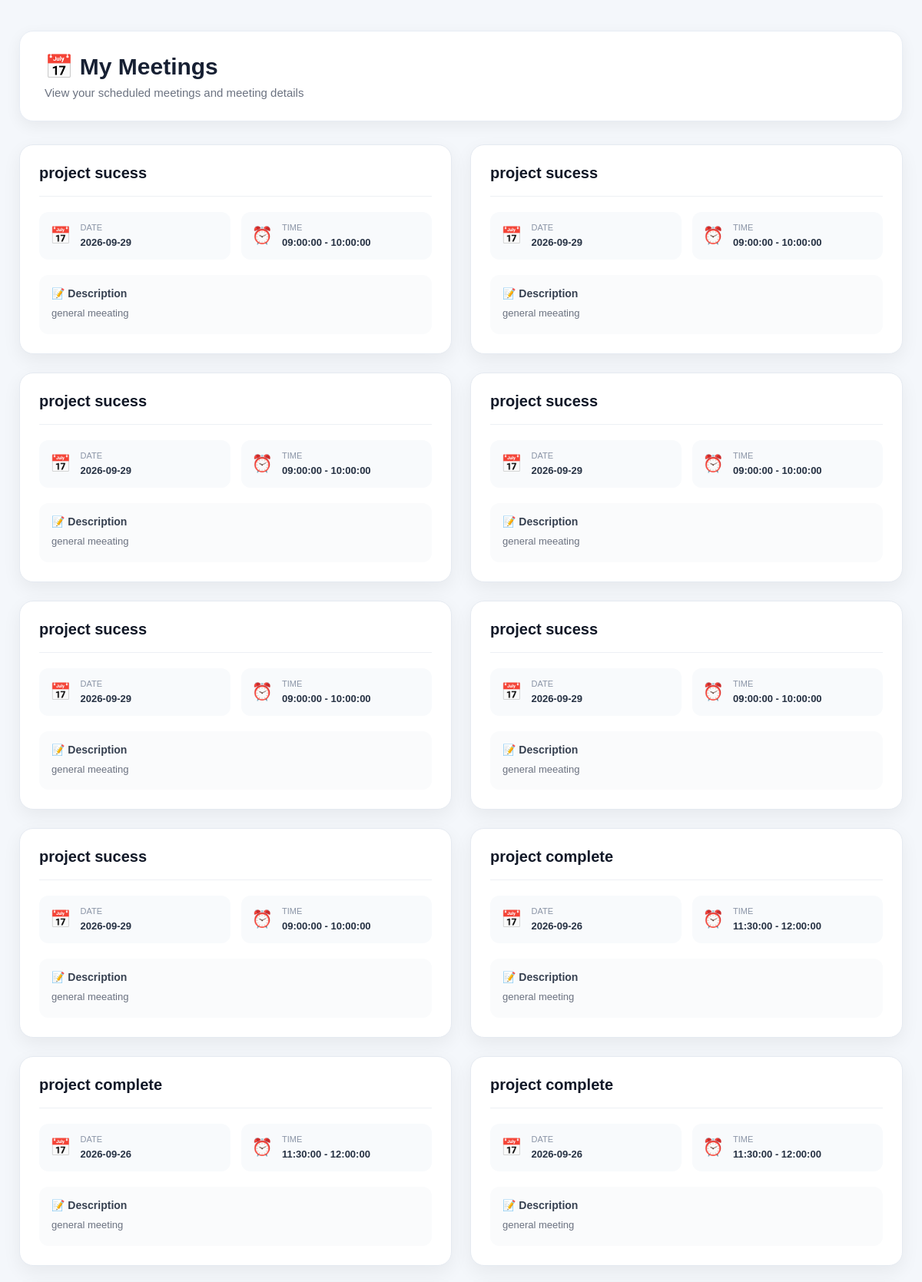
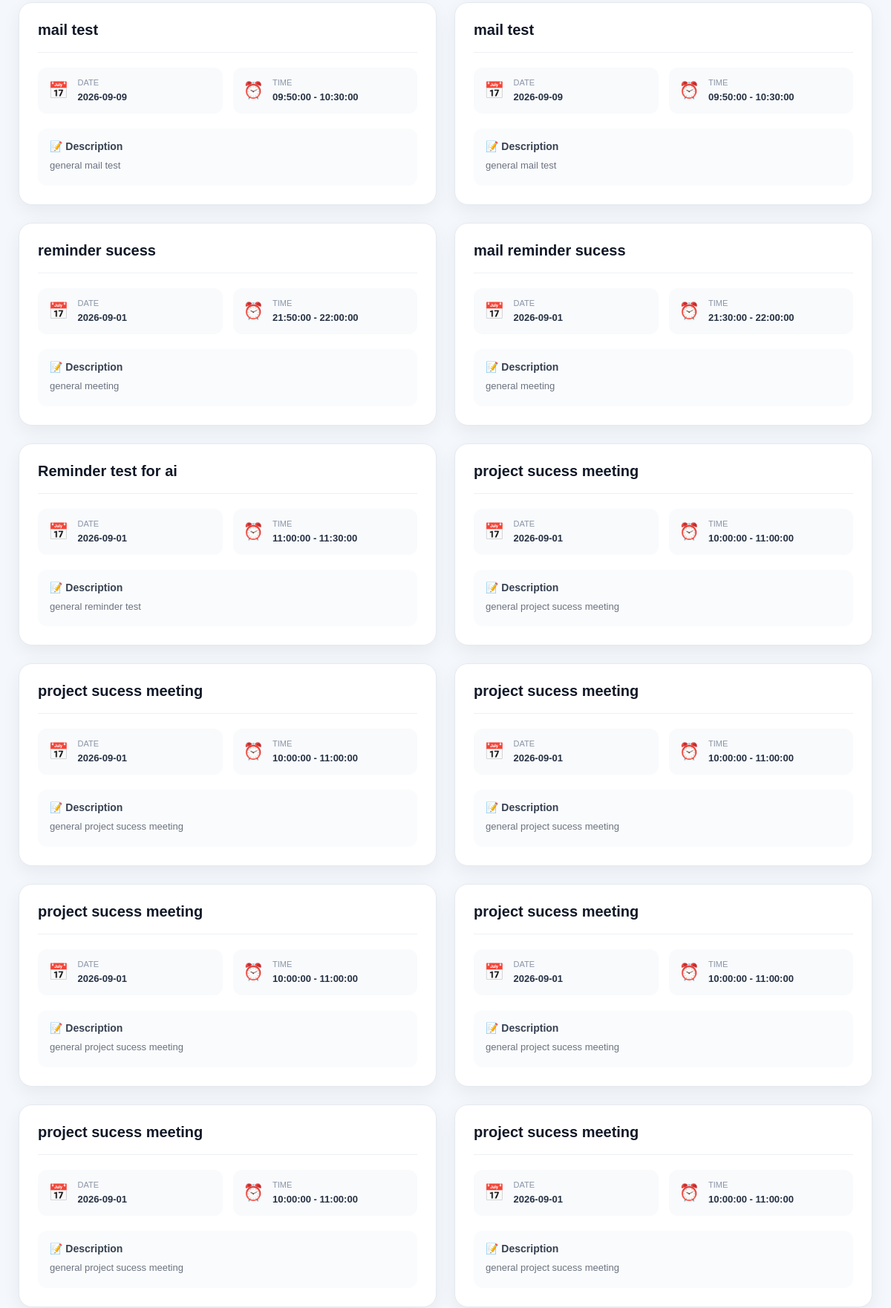
/my_meetings.php (signed in, upper part), run on the app's committed database (2 pictures, top to bottom).
### tables this page shows
CREATE TABLE `meeting_participants` (
  `id` int(11) NOT NULL AUTO_INCREMENT,
  `meeting_id` int(11) DEFAULT NULL,
  `employee_id` int(11) DEFAULT NULL,
  `status` enum('Accepted','Rejected') NOT NULL DEFAULT 'Accepted',
  `created_at` timestamp NOT NULL DEFAULT current_timestamp(),
  PRIMARY KEY (`id`)
);

CREATE TABLE `meetings` (
  `id` int(11) NOT NULL AUTO_INCREMENT,
  `title` varchar(100) DEFAULT NULL,
  `meeting_date` date DEFAULT NULL,
  `start_time` time DEFAULT NULL,
  `end_time` time DEFAULT NULL,
  `description` text DEFAULT NULL,
  PRIMARY KEY (`id`)
);

### my_meetings.php (the view, shortened to what this page needs)
<?php
include "../database/connection.php";
$employee_id = $_SESSION['employee_id'];
$query = "SELECT
meeting_participants.id AS participant_id,
meetings.title,
meetings.meeting_date,
meetings.start_time,
meetings.end_time,
meetings.description
FROM meeting_participants
INNER JOIN meetings
ON meeting_participants.meeting_id = meetings.id
WHERE meeting_participants.employee_id = '$employee_id'
ORDER BY meetings.id DESC";
$result = mysqli_query($conn, $query);
?>
<!DOCTYPE html>
<html>
<head>
</head>
<body>
<div class="page-container">
    <div class="page-header">
        <div>
            <h1>📅 My Meetings</h1>
            <p>View your scheduled meetings and meeting details</p>
        </div>
    </div>
    <div class="meeting-container">
<?php
if(mysqli_num_rows($result) > 0)
{
    while($row = mysqli_fetch_assoc($result))
    {
?>
        <div class="meeting-card">
            <div class="meeting-header">
                <h2>
                    <?php echo htmlspecialchars($row['title']); ?>
                </h2>
            </div>
            <div class="meeting-details">
                <div class="detail-item">
                    <span class="detail-icon">📅</span>
                    <div>
                        <small>Date</small>
                        <strong>
                            <?php echo htmlspecialchars($row['meeting_date']); ?>
                        </strong>
                    </div>
                </div>
                <div class="detail-item">
                    <span class="detail-icon">⏰</span>
                    <div>
                        <small>Time</small>
                        <strong>
                            <?php echo htmlspecialchars($row['start_time']); ?>
                            -
                            <?php echo htmlspecialchars($row['end_time']); ?>
                        </strong>
                    </div>
                </div>
            </div>
            <div class="description-section">
                <h4>📝 Description</h4>
                <p>
                    <?php
                    if(!empty($row['description']))
                    {
                        echo nl2br(
                            htmlspecialchars($row['description'])
                        );
                    }
                    else
                    {
                        echo "No description provided.";
                    }
                    ?>
                </p>
            </div>
        </div>
<?php
    }
}
?>
    </div>
</div>
</body>
</html>

### my_meetings.php (style rules this page uses)
* { box-sizing: border-box; }
body { margin: 0; font-family: Arial, Helvetica, sans-serif; background: #f4f7fb; color: #1f2937; }
.page-container { width: 100%; max-width: 1200px; margin: auto; padding: 40px 25px; }
.page-header { background: white; padding: 28px 32px; border-radius: 18px; margin-bottom: 30px; box-shadow: 0 6px 20px rgba(0,0,0,0.06); border: 1px solid #e8edf5; }
.page-header h1 { margin: 0; font-size: 30px; color: #172033; }
.page-header p { margin: 8px 0 0; color: #6b7280; font-size: 15px; }
.meeting-container { display: grid; grid-template-columns: repeat(2, 1fr); gap: 24px; }
.meeting-card { background: white; border-radius: 18px; padding: 25px; border: 1px solid #e5eaf1; box-shadow: 0 8px 25px rgba(0,0,0,0.06); transition: 0.3s ease; }
.meeting-header { display: flex; align-items: center; gap: 12px; flex-wrap: wrap; padding-bottom: 18px; border-bottom: 1px solid #edf0f4; }
.meeting-header h2 { margin: 0; font-size: 20px; color: #111827; flex: 1; }
.meeting-details { display: grid; grid-template-columns: 1fr 1fr; gap: 14px; margin-top: 20px; }
.detail-item { display: flex; align-items: center; gap: 12px; background: #f8fafc; padding: 14px; border-radius: 12px; }
.detail-icon { font-size: 22px; }
.detail-item small { display: block; color: #8a94a6; font-size: 11px; margin-bottom: 4px; text-transform: uppercase; }
.detail-item strong { font-size: 13px; color: #263143; }
.description-section { margin-top: 20px; padding: 16px; background: #fafbfc; border-radius: 12px; }
.description-section h4 { margin: 0 0 8px; font-size: 14px; color: #374151; }
.description-section p { margin: 0; color: #6b7280; font-size: 13px; line-height: 1.6; }

### data on the page
meeting_participants: meeting.title "project sucess", meeting.meeting_date "2026-09-29", meeting.start_time "09:00:00", meeting.end_time "10:00:00", meeting.description "general meeating"
meeting_participants: meeting.title "project sucess", meeting.meeting_date "2026-09-29", meeting.start_time "09:00:00", meeting.end_time "10:00:00", meeting.description "general meeating"
meeting_participants: meeting.title "project sucess", meeting.meeting_date "2026-09-29", meeting.start_time "09:00:00", meeting.end_time "10:00:00", meeting.description "general meeating"
meeting_participants: meeting.title "project sucess", meeting.meeting_date "2026-09-29", meeting.start_time "09:00:00", meeting.end_time "10:00:00", meeting.description "general meeating"
meeting_participants: meeting.title "project sucess", meeting.meeting_date "2026-09-29", meeting.start_time "09:00:00", meeting.end_time "10:00:00", meeting.description "general meeating"
meeting_participants: meeting.title "project sucess", meeting.meeting_date "2026-09-29", meeting.start_time "09:00:00", meeting.end_time "10:00:00", meeting.description "general meeating"
meeting_participants: meeting.title "project sucess", meeting.meeting_date "2026-09-29", meeting.start_time "09:00:00", meeting.end_time "10:00:00", meeting.description "general meeating"
meeting_participants: meeting.title "project complete", meeting.meeting_date "2026-09-26", meeting.start_time "11:30:00", meeting.end_time "12:00:00", meeting.description "general meeting"
meeting_participants: meeting.title "project complete", meeting.meeting_date "2026-09-26", meeting.start_time "11:30:00", meeting.end_time "12:00:00", meeting.description "general meeting"
meeting_participants: meeting.title "project complete", meeting.meeting_date "2026-09-26", meeting.start_time "11:30:00", meeting.end_time "12:00:00", meeting.description "general meeting"
meeting_participants: meeting.title "mail test", meeting.meeting_date "2026-09-09", meeting.start_time "09:50:00", meeting.end_time "10:30:00", meeting.description "general mail test"
meeting_participants: meeting.title "mail test", meeting.meeting_date "2026-09-09", meeting.start_time "09:50:00", meeting.end_time "10:30:00", meeting.description "general mail test"
meeting_participants: meeting.title "reminder sucess", meeting.meeting_date "2026-09-01", meeting.start_time "21:50:00", meeting.end_time "22:00:00", meeting.description "general meeting"
meeting_participants: meeting.title "mail reminder sucess", meeting.meeting_date "2026-09-01", meeting.start_time "21:30:00", meeting.end_time "22:00:00", meeting.description "general meeting"
meeting_participants: meeting.title "Reminder test for ai", meeting.meeting_date "2026-09-01", meeting.start_time "11:00:00", meeting.end_time "11:30:00", meeting.description "general reminder test"
meeting_participants: meeting.title "project sucess meeting", meeting.meeting_date "2026-09-01", meeting.start_time "10:00:00", meeting.end_time "11:00:00", meeting.description "general project sucess meeting"
meeting_participants: meeting.title "project sucess meeting", meeting.meeting_date "2026-09-01", meeting.start_time "10:00:00", meeting.end_time "11:00:00", meeting.description "general project sucess meeting"
meeting_participants: meeting.title "project sucess meeting", meeting.meeting_date "2026-09-01", meeting.start_time "10:00:00", meeting.end_time "11:00:00", meeting.description "general project sucess meeting"
meeting_participants: meeting.title "project sucess meeting", meeting.meeting_date "2026-09-01", meeting.start_time "10:00:00", meeting.end_time "11:00:00", meeting.description "general project sucess meeting"
meeting_participants: meeting.title "project sucess meeting", meeting.meeting_date "2026-09-01", meeting.start_time "10:00:00", meeting.end_time "11:00:00", meeting.description "general project sucess meeting"
meeting_participants: meeting.title "project sucess meeting", meeting.meeting_date "2026-09-01", meeting.start_time "10:00:00", meeting.end_time "11:00:00", meeting.description "general project sucess meeting"
meeting_participants: meeting.title "project sucess meeting", meeting.meeting_date "2026-09-01", meeting.start_time "10:00:00", meeting.end_time "11:00:00", meeting.description "general project sucess meeting"
